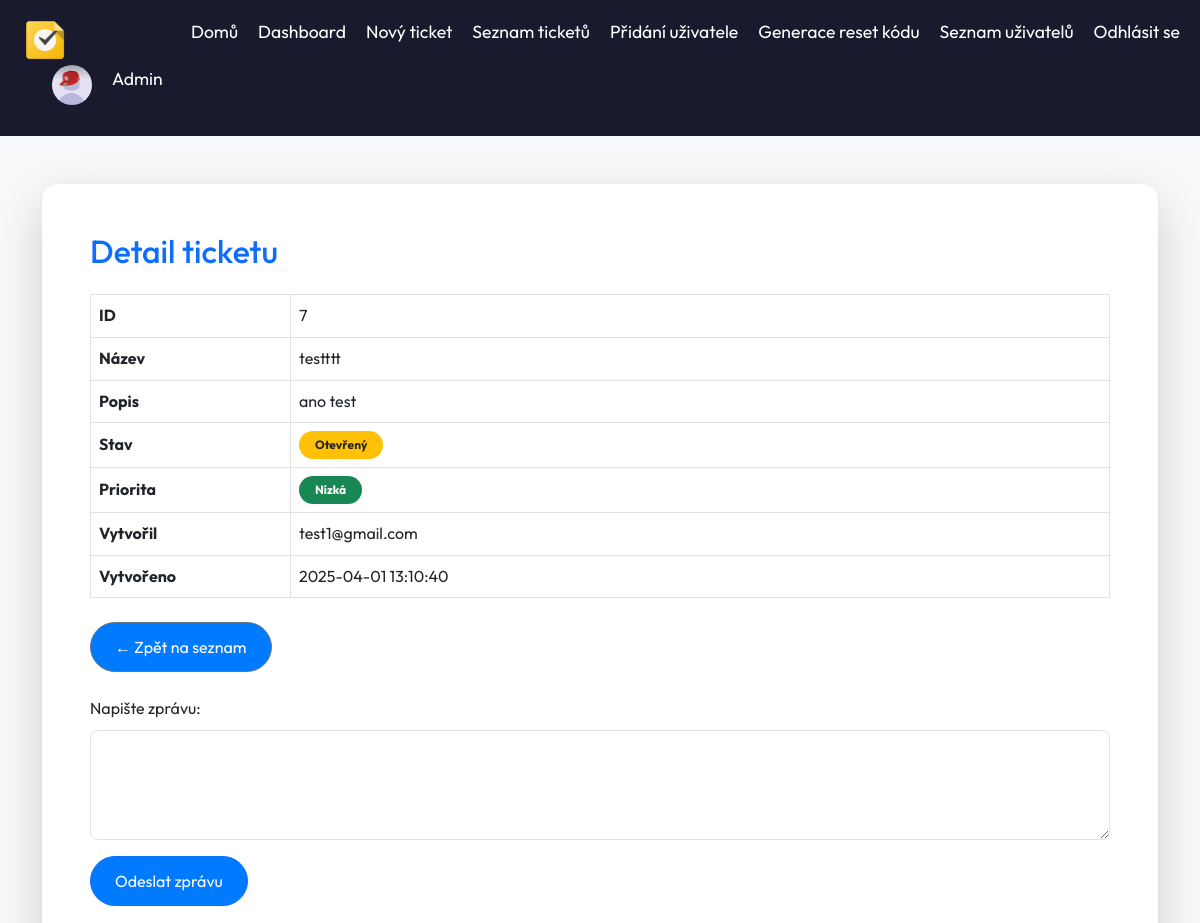
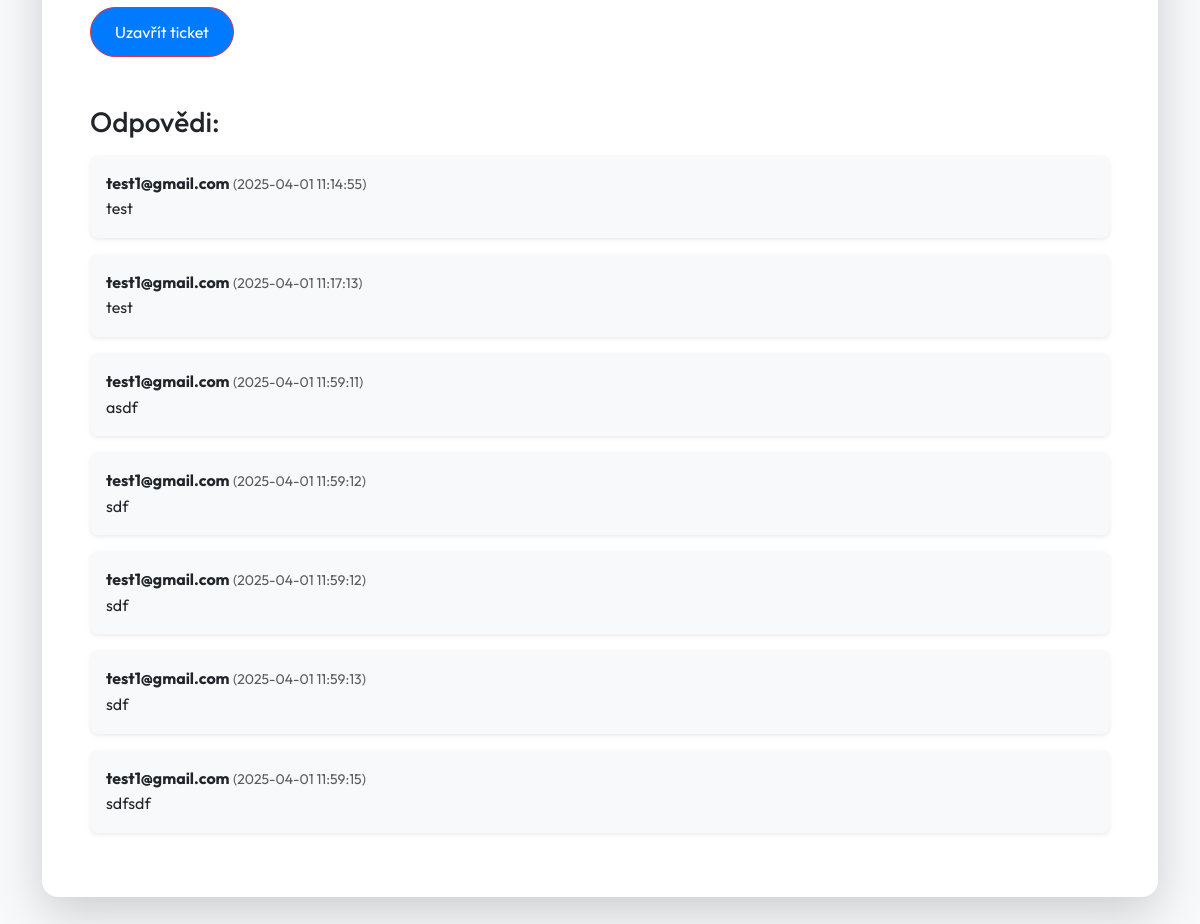
Screenshot of /Frontend/ticket_detail.php?id=7 (signed in) with the database file from the repository (2 pictures, top to bottom).
### tables this page shows
CREATE TABLE `tickets` (
  `id` int(11) NOT NULL,
  `user_id` int(11) NOT NULL,
  `title` varchar(255) NOT NULL,
  `description` text NOT NULL,
  `status` enum('Otevřený','Uzavřený') DEFAULT 'Otevřený',
  `priority` enum('Nízká','Střední','Vysoká') NOT NULL,
  `platform` enum('Windows','Mac','Linux','Android','iPhone') NOT NULL,
  `created_at` datetime NOT NULL,
  `closed_at` datetime DEFAULT NULL
);

CREATE TABLE `users` (
  `id` int(11) NOT NULL,
  `name` varchar(100) NOT NULL,
  `email` varchar(255) NOT NULL,
  `role` varchar(255) NOT NULL,
  `created_at` timestamp NOT NULL DEFAULT current_timestamp(),
  `password` varchar(255) NOT NULL,
  `dark_mode` tinyint(1) DEFAULT 0
);

CREATE TABLE `ticket_replies` (
  `id` int(11) NOT NULL,
  `ticket_id` int(11) NOT NULL,
  `user_id` int(11) NOT NULL,
  `message` text NOT NULL,
  `created_at` timestamp NOT NULL DEFAULT current_timestamp()
);

### Frontend/ticket_detail.php (the view, shortened to what this page needs)
<?php
include 'db.php';
$ticket_id = intval($_GET['id']);
$user_id = $_SESSION['user_id'];
$sql = "SELECT tickets.id, tickets.title, tickets.description, tickets.status, tickets.priority, tickets.created_at, tickets.closed_at, users.id AS owner_id, users.name
        FROM tickets
        JOIN users ON tickets.user_id = users.id
        WHERE tickets.id = ?";
$stmt = $conn->prepare($sql);
$stmt->bind_param("i", $ticket_id);
$stmt->execute();
$result = $stmt->get_result();
$ticket = $result->fetch_assoc();
$sql_replies = "SELECT ticket_replies.*, users.name FROM ticket_replies JOIN users ON ticket_replies.user_id = users.id WHERE ticket_replies.ticket_id = ? ORDER BY ticket_replies.created_at ASC";
$stmt_replies = $conn->prepare($sql_replies);
$stmt_replies->bind_param("i", $ticket_id);
$stmt_replies->execute();
$result_replies = $stmt_replies->get_result();
?>
<!DOCTYPE html>
<html lang="cs">
<head>
    <link href="https://cdn.jsdelivr.net/npm/bootstrap@5.3.0/dist/css/bootstrap.min.css" rel="stylesheet">
    <link rel="stylesheet" href="s/style.css">
</head>
<body style="background-color: #f8f9fa; color: #333; font-family: 'Segoe UI', sans-serif;">
<?php include 'header.php'; ?>
<div class="container py-5">
    <div class="card shadow-lg border-0 rounded-4">
        <div class="card-body p-5">
            <h2 class="text-primary mb-4">Detail ticketu</h2>
            <table class="table table-bordered align-middle">
                <tr>
                    <th style="width: 200px;">ID</th>
                    <td><?= $ticket['id'] ?></td>
                </tr>
                <tr>
                    <th>Název</th>
                    <td><?= htmlspecialchars($ticket['title']) ?></td>
                </tr>
                <tr>
                    <th>Popis</th>
                    <td><?= nl2br(htmlspecialchars($ticket['description'])) ?></td>
                </tr>
                <tr>
                    <th>Stav</th>
                    <td>
                        <?php if ($ticket['status'] === 'Otevřený'): ?>
                            <span class="badge bg-warning text-dark rounded-pill px-3 py-2">Otevřený</span>
                        <?php else: ?>
                            <span class="badge bg-success rounded-pill px-3 py-2">Uzavřený</span>
                        <?php endif; ?>
                    </td>
                </tr>
                <tr>
                    <th>Priorita</th>
                    <td>
                        <?php
                        $priority_colors = [
                            'Nízká' => 'success',
                            'Střední' => 'warning',
                            'Vysoká' => 'danger'
                        ];
                        $color = $priority_colors[$ticket['priority']] ?? 'secondary';
                        ?>
                        <span class="badge bg-<?= $color ?> rounded-pill px-3 py-2"><?= htmlspecialchars($ticket['priority']) ?></span>
                    </td>
                </tr>
                <tr>
                    <th>Vytvořil</th>
                    <td><?= htmlspecialchars($ticket['name']) ?></td>
                </tr>
                <tr>
                    <th>Vytvořeno</th>
                    <td><?= $ticket['created_at'] ?></td>
                </tr>
            </table>
            <div class="my-4">
                <a href="<?= ($ticket['status'] === 'Otevřený') ? 'dashboard.php' : 'tickets.php' ?>" class="btn btn-outline-secondary rounded-pill px-4">
                    ← Zpět na seznam
                </a>
            </div>
            <?php if ($ticket['status'] === 'Otevřený'): ?>
                <div class="mb-4">
                    <form action="ticket_detail.php?id=<?= $ticket['id'] ?>" method="POST">
                        <div class="mb-3">
                            <label for="message" class="form-label">Napište zprávu:</label>
                            <textarea id="message" name="message" class="form-control rounded-3" rows="4" required></textarea>
                        </div>
                        <button type="submit" name="submit_message" class="btn btn-primary rounded-pill px-4">Odeslat zprávu</button>
                    </form>
                </div>
            <?php endif; ?>
            <?php if ($ticket['status'] === 'Otevřený' && ($role === 'it' || $ticket['owner_id'] == $user_id)): ?>
                <form action="ticket_detail.php?id=<?= $ticket['id'] ?>" method="POST" onsubmit="return confirmClose()" class="mb-4">
                    <button type="submit" name="close_ticket" class="btn btn-danger rounded-pill px-4">Uzavřít ticket</button>
                </form>
            <?php endif; ?>
            <h3 class="mt-5 mb-3">Odpovědi:</h3>
            <?php
            while ($reply = $result_replies->fetch_assoc()) {
                echo '<div class="bg-light p-3 rounded-3 mb-3 shadow-sm">';
                echo '<strong>' . htmlspecialchars($reply['name']) . '</strong> ';
                echo '<span class="text-muted small">(' . $reply['created_at'] . ')</span><br>';
                echo nl2br(htmlspecialchars($reply['message']));
                echo '</div>';
            }
            ?>
        </div>
    </div>
</div>
</body>
</html>

### Frontend/s/style.css (style rules this page uses)
:root { --primary-color: #007bff; --dark-color: #1a1a2e; --light-color: #f4f4f4; --text-color: #333; }
* { margin: 0; padding: 0; box-sizing: border-box; font-family: 'Outfit', sans-serif; }
body { background: var(--light-color); color: var(--text-color); line-height: 1.6; }
.btn { background: var(--primary-color); color: white; padding: 12px 24px; text-decoration: none; border-radius: 5px; transition: 0.3s; }

### Frontend/s/main.css (style rules this page uses)
body { margin: 0; font-family: 'Segoe UI', sans-serif; background-color: #f8f9fa; color: #333; }

### rows the page displays
tickets: id "7", title "testttt", description "ano test", priority "Nízká", user.name "test1@gmail.com", created_at "2025-04-01 13:10:40"
ticket_replies: user.name "test1@gmail.com", created_at "2025-04-01 11:14:55", message "test"
ticket_replies: user.name "test1@gmail.com", created_at "2025-04-01 11:17:13", message "test"
ticket_replies: user.name "test1@gmail.com", created_at "2025-04-01 11:59:11", message "asdf"
ticket_replies: user.name "test1@gmail.com", created_at "2025-04-01 11:59:12", message "sdf"
ticket_replies: user.name "test1@gmail.com", created_at "2025-04-01 11:59:12", message "sdf"
ticket_replies: user.name "test1@gmail.com", created_at "2025-04-01 11:59:13", message "sdf"
ticket_replies: user.name "test1@gmail.com", created_at "2025-04-01 11:59:15", message "sdfsdf"

### other values shown
$jmeno "Admin"
